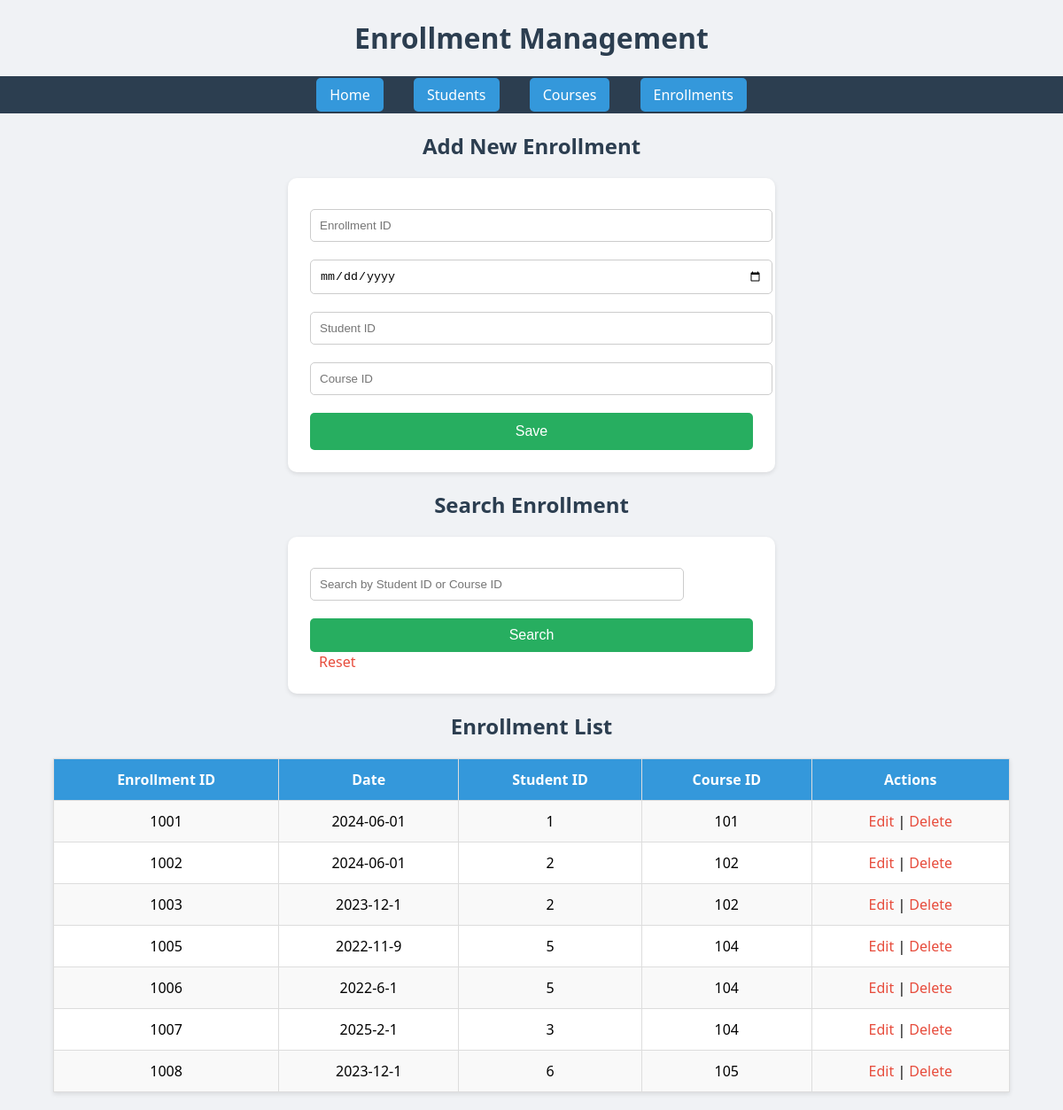
Screenshot of /enrollment.php with the database file from the repository.
### tables this page shows
CREATE TABLE `enrollment` (
  `ENROLLMENTID` int(11) NOT NULL,
  `ENROLLMENT_DATE` varchar(255) DEFAULT NULL,
  `STUDENTID` int(11) DEFAULT NULL,
  `COURSEID` int(11) DEFAULT NULL
);

### enrollment.php (the view, shortened to what this page needs)
<?php
include 'db.php';
$update = false;
$enrollment_id = "";
$enrollment_date = "";
$student_id = "";
$course_id = "";
?>
<!DOCTYPE html>
<html>
<head>
    <link rel="stylesheet" href="style.css">
</head>
<body>
<h1>Enrollment Management</h1>
<nav>
    <a href="index.php">Home</a>
    <a href="student.php">Students</a>
    <a href="course.php">Courses</a>
    <a href="enrollment.php">Enrollments</a>
</nav>
<h2><?php echo $update ? "Update Enrollment" : "Add New Enrollment"; ?></h2>
<form method="post" action="enrollment.php">
    <input type="number" name="enrollment_id" placeholder="Enrollment ID" value="<?php echo $enrollment_id; ?>" required <?php if($update) echo "readonly"; ?>>
    <input type="date" name="enrollment_date" value="<?php echo $enrollment_date; ?>" required>
    <input type="number" name="student_id" placeholder="Student ID" value="<?php echo $student_id; ?>" required>
    <input type="number" name="course_id" placeholder="Course ID" value="<?php echo $course_id; ?>" required>
    <input type="submit" name="<?php echo $update ? "update" : "save"; ?>" value="<?php echo $update ? "Update" : "Save"; ?>">
</form>
<h2>Search Enrollment</h2>
<form method="get" action="enrollment.php" style="max-width: 500px; margin: 20px auto;">
    <input type="text" name="search" placeholder="Search by Student ID or Course ID" style="width: 80%; padding: 10px;">
    <input type="submit" value="Search" style="padding: 10px;">
    <a href="enrollment.php" style="margin-left: 10px; text-decoration: none;">Reset</a>
</form>
<h2>Enrollment List</h2>
<table>
    <tr>
        <th>Enrollment ID</th>
        <th>Date</th>
        <th>Student ID</th>
        <th>Course ID</th>
        <th>Actions</th>
    </tr>
    <?php
    if (isset($_GET['search'])) {
        $search = $conn->real_escape_string($_GET['search']);
        $result = $conn->query("SELECT * FROM ENROLLMENT WHERE STUDENTID LIKE '%$search%' OR COURSEID LIKE '%$search%'") or die($conn->error);
    } else {
        $result = $conn->query("SELECT * FROM ENROLLMENT") or die($conn->error);
    }
    while ($row = $result->fetch_assoc()):
    ?>
    <tr>
        <td><?php echo $row['ENROLLMENTID']; ?></td>
        <td><?php echo $row['ENROLLMENT_DATE']; ?></td>
        <td><?php echo $row['STUDENTID']; ?></td>
        <td><?php echo $row['COURSEID']; ?></td>
        <td>
            <a href="enrollment.php?edit=<?php echo $row['ENROLLMENTID']; ?>">Edit</a> |
            <a href="enrollment.php?delete=<?php echo $row['ENROLLMENTID']; ?>" onclick="return confirm('Are you sure?')">Delete</a>
        </td>
    </tr>
    <?php endwhile; ?>
</table>
</body>
</html>

### style.css (style rules this page uses)
body { font-family: 'Segoe UI', Tahoma, Geneva, Verdana, sans-serif; background-color: #f0f2f5; margin: 0; padding: 0; }
h1, h2 { text-align: center; color: #2c3e50; }
nav { background-color: #2c3e50; padding: 10px 20px; text-align: center; }
nav a { color: white; text-decoration: none; margin: 0 15px; font-size: 16px; padding: 8px 15px; background-color: #3498db; border-radius: 5px; transition: background 0.3s ease; }
form { max-width: 500px; margin: 20px auto; background: #fff; padding: 25px; border-radius: 10px; box-shadow: 0px 2px 5px rgba(0,0,0,0.1); }
form input[type="text"], form input[type="email"], form input[type="number"], form input[type="date"], form select { width: 100%; padding: 10px; margin: 10px 0; border-radius: 5px; border: 1px solid #ccc; }
form input[type="submit"] { width: 100%; padding: 12px; background-color: #27ae60; border: none; color: white; font-size: 16px; border-radius: 5px; cursor: pointer; margin-top: 10px; }
table { width: 90%; margin: 20px auto; border-collapse: collapse; background: white; box-shadow: 0px 2px 5px rgba(0,0,0,0.1); }
table, th, td { border: 1px solid #ddd; }
th, td { padding: 12px; text-align: center; }
th { background-color: #3498db; color: white; }
tr:nth-child(even) { background-color: #f9f9f9; }
a { color: #e74c3c; text-decoration: none; }

### rows the page displays
enrollment: ENROLLMENTID "1001", ENROLLMENT_DATE "2024-06-01", STUDENTID "1", COURSEID "101"
enrollment: ENROLLMENTID "1002", ENROLLMENT_DATE "2024-06-01", STUDENTID "2", COURSEID "102"
enrollment: ENROLLMENTID "1003", ENROLLMENT_DATE "2023-12-1", STUDENTID "2", COURSEID "102"
enrollment: ENROLLMENTID "1005", ENROLLMENT_DATE "2022-11-9", STUDENTID "5", COURSEID "104"
enrollment: ENROLLMENTID "1006", ENROLLMENT_DATE "2022-6-1", STUDENTID "5", COURSEID "104"
enrollment: ENROLLMENTID "1007", ENROLLMENT_DATE "2025-2-1", STUDENTID "3", COURSEID "104"
enrollment: ENROLLMENTID "1008", ENROLLMENT_DATE "2023-12-1", STUDENTID "6", COURSEID "105"
